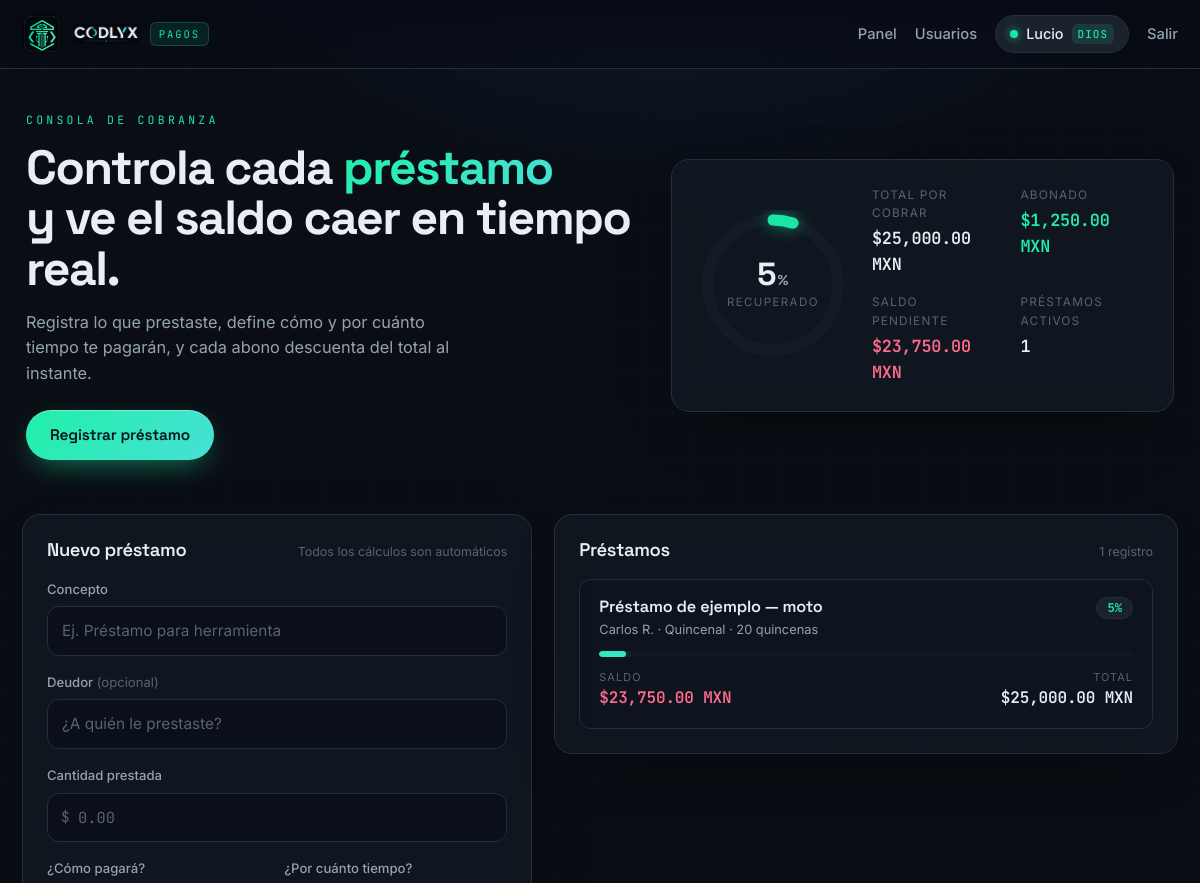
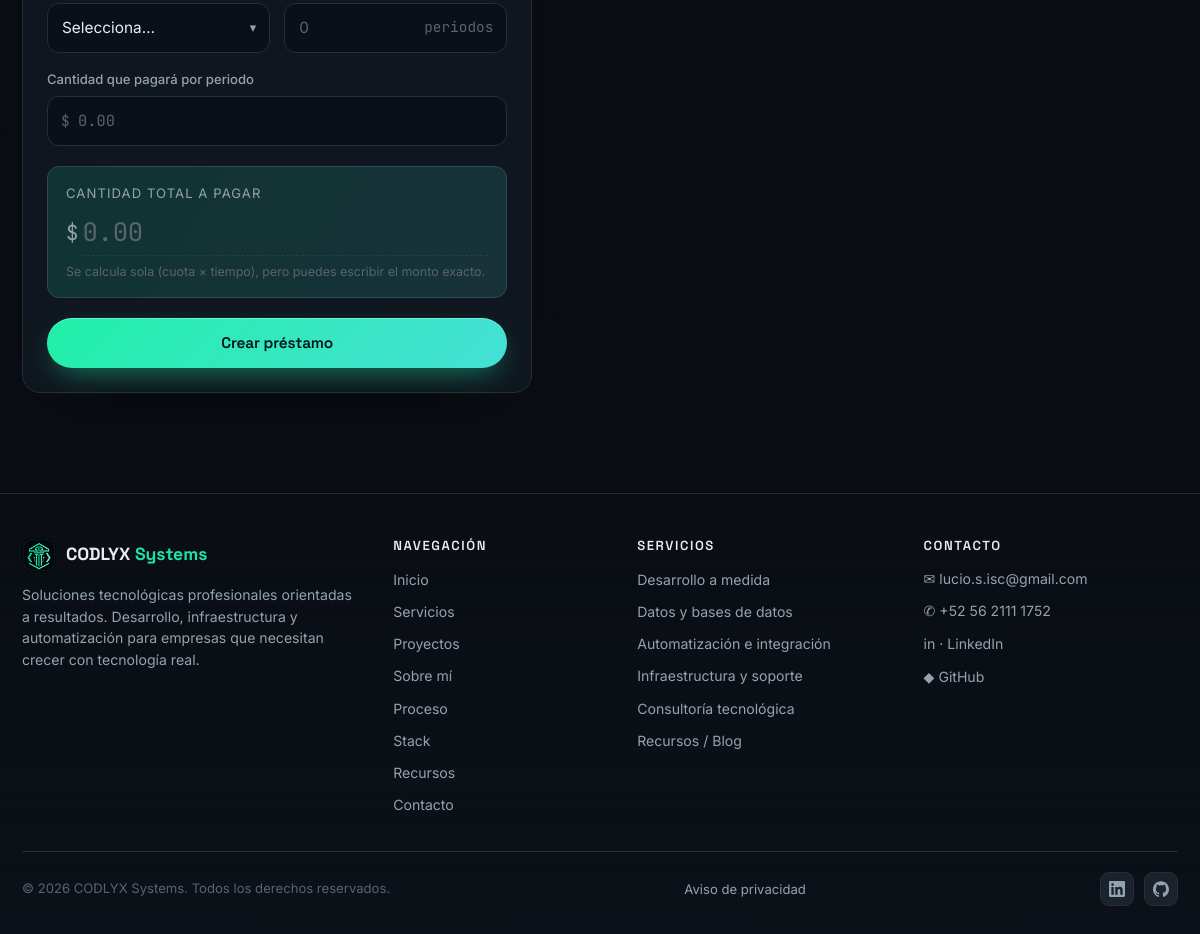
Screenshot of /pagos/ (signed in) with the database file from the repository (2 pictures, top to bottom).
### tables this page shows
CREATE TABLE IF NOT EXISTS prestamos (
    id             BIGINT UNSIGNED NOT NULL AUTO_INCREMENT,
    usuario_id     BIGINT UNSIGNED NOT NULL,
    concepto       VARCHAR(200)    NOT NULL,
    deudor         VARCHAR(120)    NULL,
    monto_prestado DECIMAL(14,2)   NOT NULL DEFAULT 0.00,
    frecuencia     ENUM('diario','semanal','quincenal','mensual','anual') NOT NULL,
    cuota          DECIMAL(14,2)   NOT NULL DEFAULT 0.00,
    num_periodos   INT             NOT NULL DEFAULT 1,
    total_pagar    DECIMAL(14,2)   NOT NULL DEFAULT 0.00,
    creado_en      DATETIME        NOT NULL DEFAULT CURRENT_TIMESTAMP,
    PRIMARY KEY (id),
    KEY idx_prestamos_usuario (usuario_id),
    CONSTRAINT fk_prestamos_usuario FOREIGN KEY (usuario_id)
        REFERENCES usuarios(id) ON DELETE CASCADE
);

### pagos/app/helpers.php (called while the page is built, shortened)
<?php
function base_path(): string
{
    static $base = null;
    if ($base === null) {
        $script = $_SERVER['SCRIPT_NAME'] ?? '/index.php';
        $base   = rtrim(str_replace('\\', '/', dirname($script)), '/');
    }
    return $base;
}
function url(string $path = ''): string
{
    return base_path() . $path;
}
function e(mixed $value): string
{
    return htmlspecialchars((string) $value, ENT_QUOTES | ENT_SUBSTITUTE, 'UTF-8');
}
function money(int|float|string $value): string
{
    return '$' . number_format((float) $value, 2, '.', ',') . ' MXN';
}
function frecuencia_label(string $freq): string
{
    return match ($freq) {
        'diario'    => 'Diario',
        'semanal'   => 'Semanal',
        'quincenal' => 'Quincenal',
        'mensual'   => 'Mensual',
        'anual'     => 'Anual',
        default     => ucfirst($freq),
    };
}
function periodo_sustantivo(string $freq, int $n): string
{
    $mapa = [
        'diario'    => ['día', 'días'],
        'semanal'   => ['semana', 'semanas'],
        'quincenal' => ['quincena', 'quincenas'],
        'mensual'   => ['mes', 'meses'],
        'anual'     => ['año', 'años'],
    ];
    [$sing, $plur] = $mapa[$freq] ?? ['periodo', 'periodos'];
    return $n === 1 ? $sing : $plur;
}
function render(string $template, array $data = [], string $title = 'Pagos'): void
{
    extract($data, EXTR_SKIP);
    include __DIR__ . '/../views/' . $template . '.php';
    include __DIR__ . '/../views/layout.php';
}

### pagos/app/PrestamoRepository.php (called while the page is built, shortened)
<?php
final class PrestamoRepository
{
    public function todos(int $usuarioId): array
    {
        $sql = 'SELECT ' . self::RESUMEN . ' FROM prestamos p ' . self::JOIN
             . ' WHERE p.usuario_id = :uid'
             . ' ORDER BY p.creado_en DESC, p.id DESC';
        $stmt = $this->pdo->prepare($sql);
        $stmt->execute(['uid' => $usuarioId]);
        return $stmt->fetchAll();
    }
    public function totalesGlobales(int $usuarioId): array
    {
        $sql = 'SELECT
                    COUNT(*)                                                 AS num_prestamos,
                    COALESCE(SUM(p.total_pagar), 0)                          AS total,
                    COALESCE(SUM(COALESCE(pg.abonado, 0)), 0)                AS abonado,
                    COALESCE(SUM(p.total_pagar - COALESCE(pg.abonado, 0)), 0) AS saldo
                FROM prestamos p ' . self::JOIN . ' WHERE p.usuario_id = :uid';
        $stmt = $this->pdo->prepare($sql);
        $stmt->execute(['uid' => $usuarioId]);
        return $stmt->fetch() ?: [
            'num_prestamos' => 0, 'total' => 0, 'abonado' => 0, 'saldo' => 0,
        ];
    }
}

### pagos/views/home.php (the view, shortened to what this page needs)
<?php
$pct = (float) $totales['total'] > 0
    ? round((float) $totales['abonado'] / (float) $totales['total'] * 100, 1)
    : 0.0;
?>
<section class="hero">
    <div class="hero__copy">
        <p class="eyebrow">Consola de cobranza</p>
        <h1 class="hero__title">Controla cada <span class="grad-text">préstamo</span><br>y ve el saldo caer en tiempo real.</h1>
        <p class="hero__sub">Registra lo que prestaste, define cómo y por cuánto tiempo te pagarán, y cada abono descuenta del total al instante.</p>
        <a href="#nuevo" class="btn-glow">Registrar préstamo</a>
    </div>
    <div class="hero__panel">
        <div class="gauge" style="--pct: <?= $pct ?>">
            <svg viewBox="0 0 120 120" class="gauge__svg">
                <circle class="gauge__track" cx="60" cy="60" r="52"/>
                <circle class="gauge__fill" cx="60" cy="60" r="52" data-pct="<?= $pct ?>"/>
            </svg>
            <div class="gauge__center">
                <span class="gauge__pct"><?= number_format($pct, 0) ?><small>%</small></span>
                <span class="gauge__label">recuperado</span>
            </div>
        </div>
        <div class="hero__stats">
            <div class="stat">
                <span class="stat__label">Total por cobrar</span>
                <span class="stat__value mono"><?= e(money($totales['total'])) ?></span>
            </div>
            <div class="stat">
                <span class="stat__label">Abonado</span>
                <span class="stat__value mono stat__value--ok"><?= e(money($totales['abonado'])) ?></span>
            </div>
            <div class="stat">
                <span class="stat__label">Saldo pendiente</span>
                <span class="stat__value mono stat__value--due"><?= e(money($totales['saldo'])) ?></span>
            </div>
            <div class="stat">
                <span class="stat__label">Préstamos activos</span>
                <span class="stat__value mono"><?= (int) $totales['num_prestamos'] ?></span>
            </div>
        </div>
    </div>
</section>
<div class="layout-split">
    <section class="panel panel--form" id="nuevo">
        <div class="panel__head">
            <h2 class="panel__title">Nuevo préstamo</h2>
            <span class="panel__hint">Todos los cálculos son automáticos</span>
        </div>
        <form class="form" method="post" action="<?= e(url('/prestamos/crear')) ?>" id="form-prestamo" novalidate>
            <div class="field">
                <label class="field__label" for="concepto">Concepto</label>
                <input class="field__input" type="text" id="concepto" name="concepto"
                       maxlength="200" required placeholder="Ej. Préstamo para herramienta"
                       value="<?= e($old['concepto'] ?? '') ?>">
            </div>
            <div class="field">
                <label class="field__label" for="deudor">Deudor <span class="field__opt">(opcional)</span></label>
                <input class="field__input" type="text" id="deudor" name="deudor"
                       maxlength="120" placeholder="¿A quién le prestaste?"
                       value="<?= e($old['deudor'] ?? '') ?>">
            </div>
            <div class="field">
                <label class="field__label" for="monto_prestado">Cantidad prestada</label>
                <div class="field__money">
                    <span class="field__prefix">$</span>
                    <input class="field__input field__input--money" type="number" step="0.01" min="0"
                           id="monto_prestado" name="monto_prestado" placeholder="0.00"
                           value="<?= e($old['monto_prestado'] ?? '') ?>">
                </div>
            </div>
            <div class="field-row">
                <div class="field">
                    <label class="field__label" for="frecuencia">¿Cómo pagará?</label>
                    <div class="field__select">
                        <select class="field__input" id="frecuencia" name="frecuencia" required>
                            <option value="" disabled <?= empty($old['frecuencia']) ? 'selected' : '' ?>>Selecciona…</option>
                        </select>
                    </div>
                </div>
                <div class="field">
                    <label class="field__label" for="num_periodos">¿Por cuánto tiempo?</label>
                    <div class="field__money">
                        <input class="field__input" type="number" step="1" min="1"
                               id="num_periodos" name="num_periodos" placeholder="0"
                               value="<?= e($old['num_periodos'] ?? '') ?>">
                        <span class="field__suffix" id="periodos-unidad">periodos</span>
                    </div>
                </div>
            </div>
            <div class="field">
                <label class="field__label" for="cuota">Cantidad que pagará por periodo</label>
                <div class="field__money">
                    <span class="field__prefix">$</span>
                    <input class="field__input field__input--money" type="number" step="0.01" min="0"
                           id="cuota" name="cuota" placeholder="0.00"
                           value="<?= e($old['cuota'] ?? '') ?>">
                </div>
            </div>
            <div class="total-preview" id="total-preview">
                <label class="total-preview__label" for="total_pagar">Cantidad total a pagar</label>
                <div class="total-preview__field">
                    <span class="total-preview__cur">$</span>
                    <input class="total-preview__input mono" type="number" step="0.01" min="0"
                           id="total_pagar" name="total_pagar" placeholder="0.00"
                           value="<?= e($old['total_pagar'] ?? '') ?>">
                </div>
                <div class="total-preview__hint" id="preview-hint">Se calcula sola (cuota × tiempo), pero puedes escribir el monto exacto.</div>
            </div>
            <button type="submit" class="btn-glow btn-glow--full">Crear préstamo</button>
        </form>
    </section>
    <section class="panel panel--list">
        <div class="panel__head">
            <h2 class="panel__title">Préstamos</h2>
            <span class="panel__hint"><?= count($prestamos) ?> registro<?= count($prestamos) === 1 ? '' : 's' ?></span>
        </div>
        <?php if ($prestamos === []): ?>
            <div class="empty">
                <div class="empty__icon">◎</div>
                <p class="empty__title">Aún no hay préstamos</p>
                <p class="empty__text">Crea el primero con el formulario de la izquierda.</p>
            </div>
        <?php else: ?>
            <div class="loan-list">
                <?php foreach ($prestamos as $p):
                    $lpct = (float) $p['total_pagar'] > 0
                        ? min(100, round((float) $p['abonado'] / (float) $p['total_pagar'] * 100, 1))
                        : 0;
                    $liquidado = (float) $p['saldo'] <= 0.001;
                ?>
                    <a class="loan-card <?= $liquidado ? 'loan-card--done' : '' ?>" href="<?= e(url('/prestamo/' . (int) $p['id'])) ?>">
                        <div class="loan-card__top">
                            <div>
                                <h3 class="loan-card__title"><?= e($p['concepto']) ?></h3>
                                <p class="loan-card__meta">
                                    <?php if (!empty($p['deudor'])): ?><?= e($p['deudor']) ?> · <?php endif; ?>
                                    <?= e(frecuencia_label($p['frecuencia'])) ?> ·
                                    <?= (int) $p['num_periodos'] ?> <?= e(periodo_sustantivo($p['frecuencia'], (int) $p['num_periodos'])) ?>
                                </p>
                            </div>
                            <?php if ($liquidado): ?>
                                <span class="badge badge--done">Liquidado</span>
                            <?php else: ?>
                                <span class="badge"><?= number_format($lpct, 0) ?>%</span>
                            <?php endif; ?>
                        </div>
                        <div class="progress-line"><span class="progress-line__fill" style="width: <?= $lpct ?>%"></span></div>
                        <div class="loan-card__figures">
                            <div><span class="fig__label">Saldo</span><span class="fig__value mono <?= $liquidado ? 'fig__value--ok' : 'fig__value--due' ?>"><?= e(money($p['saldo'])) ?></span></div>
                            <div class="ta-r"><span class="fig__label">Total</span><span class="fig__value mono"><?= e(money($p['total_pagar'])) ?></span></div>
                        </div>
                    </a>
                <?php endforeach; ?>
            </div>
        <?php endif; ?>
    </section>
</div>

### rows the page displays
prestamos: concepto "Préstamo de ejemplo — moto", deudor "Carlos R.", frecuencia "Quincenal", num_periodos "20", frecuencia+num_periodos "quincenas", lpct "5", saldo "$23,750.00 MXN", total_pagar "$25,000.00 MXN"

### other values shown
$__u['usuario'] "Lucio"
$pct "5"
money($totales['total']) "$25,000.00 MXN"
money($totales['abonado']) "$1,250.00 MXN"
money($totales['saldo']) "$23,750.00 MXN"
$totales['num_prestamos'] "1"
count($prestamos) "1"
